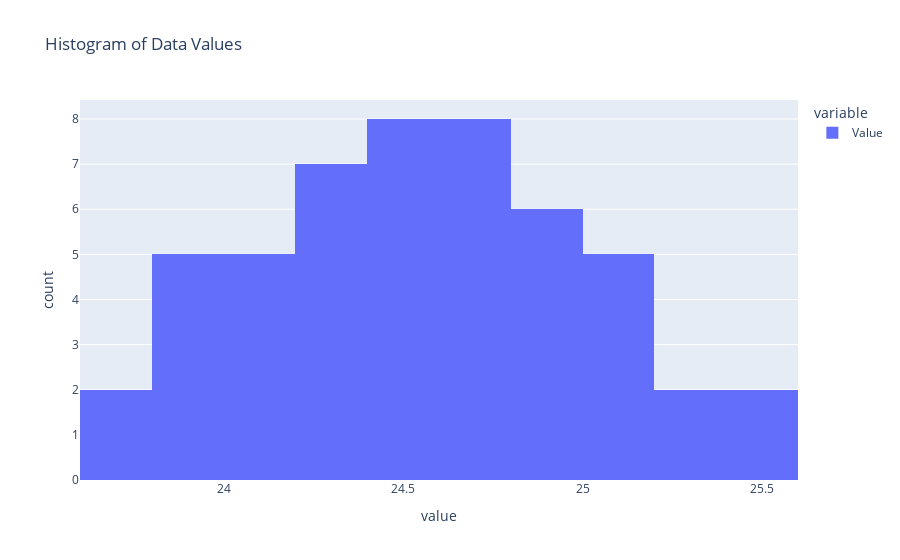

Write notebook code for a chart like this one.
### Code cell
data.plot.hist(title="Histogram of Data Values")

### Figure 1 — Plotly figure (JSON) as saved in the notebook; plotly's stock layout.template omitted (floating-point values rounded to 4 significant figures)
{"data": [{"bingroup": "x", "hovertemplate": "variable=Value<br>value=%{x}<br>count=%{y}<extra></extra>", "legendgroup": "Value", "marker": {"color": "#636efa", "pattern": {"shape": ""}}, "name": "Value", "orientation": "v", "showlegend": true, "type": "histogram", "x": [24.53, 24.17, 24.54, 24.44, 23.93, 24.2, 24.2, 24.35, 23.94, 24.21, 24.87, 25.06, 25.49, 25.33, 23.72, 24.62, 25.07, 24.9, 24.36, 24.99, 24.81, 24.21, 24.73, 24.64, 24.7, 23.98, 25.3, 24.47, 24.99, 25.43, 24.66, 24.76, 25.04, 24.45, 25.13, 24.4, 24.79, 23.84, 24.17, 23.65, 24.48, 24.69, 24.23, 23.84, 24.1, 24.52, 24.89, 24.25, 24.14, 25.13], "xaxis": "x", "yaxis": "y"}], "layout": {"barmode": "relative", "legend": {"title": {"text": "variable"}, "tracegroupgap": 0}, "title": {"text": "Histogram of Data Values"}, "xaxis": {"anchor": "y", "domain": [0, 1], "title": {"text": "value"}}, "yaxis": {"anchor": "x", "domain": [0, 1], "title": {"text": "count"}}}}
